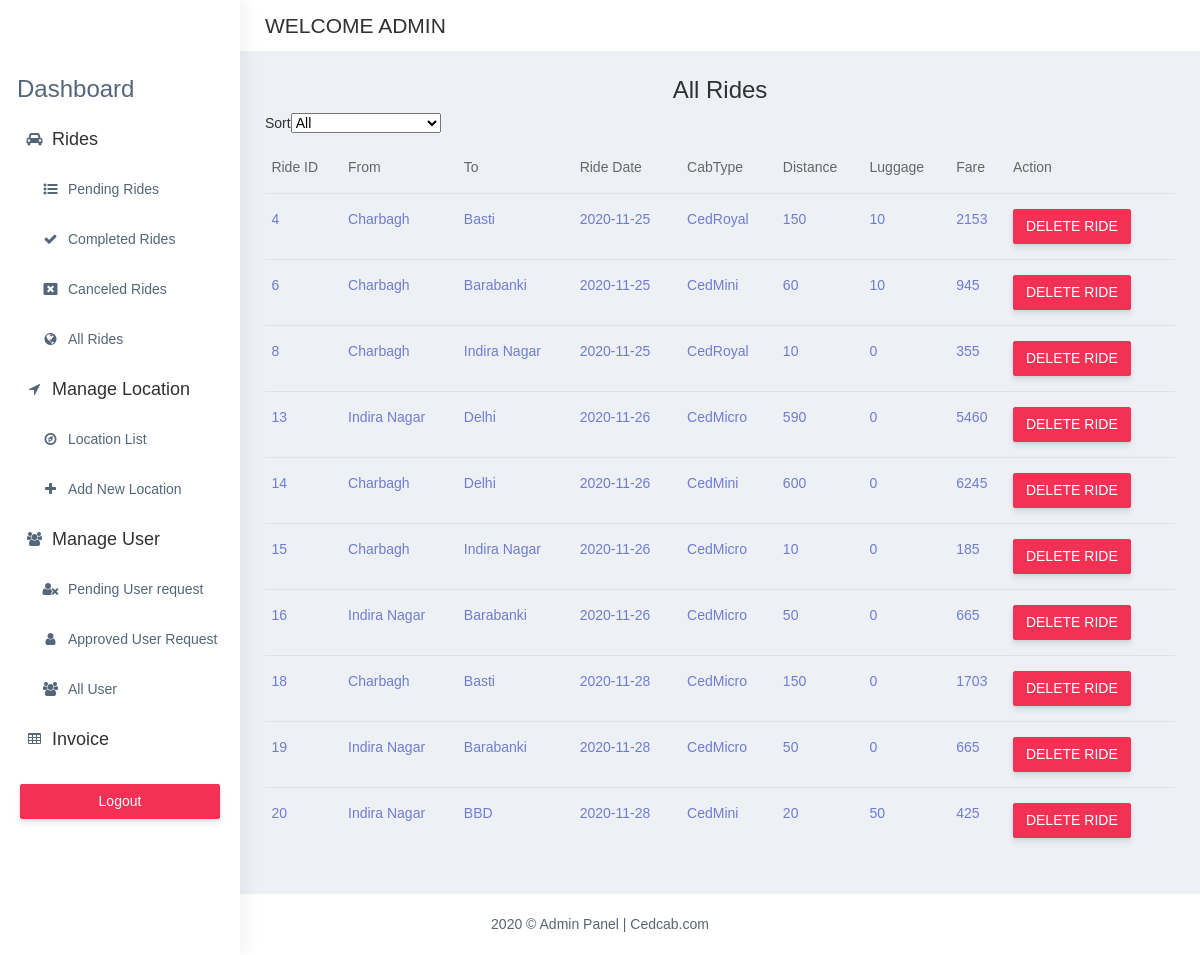
The page /admin/allRides.php (signed in) on the database its author committed.
### tables this page shows
CREATE TABLE `tbl_ride` (
  `ride_id` int(20) NOT NULL,
  `ride_date` date NOT NULL,
  `fromLocation` varchar(50) NOT NULL,
  `toLocation` varchar(50) NOT NULL,
  `cabtype` varchar(50) NOT NULL,
  `total_distance` varchar(50) NOT NULL,
  `luggage` varchar(50) NOT NULL,
  `total_fare` varchar(50) NOT NULL,
  `status` int(20) NOT NULL,
  `customer_user_id` varchar(50) NOT NULL,
  `is_deleted` tinyint(1) NOT NULL
);

### ride.class.php (called while the page is built, shortened)
<?php
class Ride
{
    public $conn;
    public function __construct()
    {
        $this->conn = mysqli_connect(DB_SERVER, DB_USER, DB_PASS, DB_NAME) or die('Connection Error! ' . mysqli_error($this->conn));
    }
        public function allRides(){
            $query=mysqli_query($this->conn,"SELECT *FROM tbl_ride where is_deleted='0'");
            $result=$query->num_rows;
            if($result>0){
               return $query;
            }
        }
}
?>

### admin/allRides.php (the view, shortened to what this page needs)
<?php
include_once '../ride.class.php';
$rideRequest=new Ride();
?>
<?php include_once './sidebar.php'?>
        <div class="container-fluid">
            <h2 class="text-center text-dark">All Rides</h2>
                            <div class="table-responsive">
                                <table class="table no-wrap">
                                <label>Sort</label> <select id="sort" name="sort">
                                        <option value="All_Data">All</option>
                                    </select>
                                    <thead>
                                        <tr>
                                            <th class="border-top-0">Ride ID</th>
                                            <th class="border-top-0">From</th>
                                            <th class="border-top-0">To</th>
                                            <th class="border-top-0">Ride Date</th>
                                            <th class="border-top-0">CabType</th>
                                            <th class="border-top-0">Distance</th>
                                            <th class="border-top-0">Luggage</th>
                                            <th class="border-top-0">Fare</th>
                                            <th class="border-top-0">Action</th>
                                        </tr>
                                    </thead>
                                    <tbody id="tablebody">
                                       <?php
                                       $data=$rideRequest->allRides();
                                       foreach($data as $element) {
                                        $rideID=$element['ride_id'];
                                        $fromLocation=$element['fromLocation'];
                                        $toLocation=$element['toLocation'];
                                        $rideDate=$element['ride_date'];
                                        $cabType=$element['cabtype'];
                                        $distance=$element['total_distance'];
                                        $luggage=$element['luggage'];
                                        $fare=$element['total_fare'];
                                        $html="<tr>";
                                        $html.="<td class='text-purple'>$rideID</td>";
                                        $html.="<td class='text-purple'>$fromLocation</td>";
                                        $html.="<td class='text-purple'>$toLocation</td>";
                                        $html.="<td class='text-purple'>$rideDate</td>";
                                        $html.="<td class='text-purple'>$cabType</td>";
                                        $html.="<td class='text-purple'>$distance</td>";
                                        $html.="<td class='text-purple'>$luggage</td>";
                                        $html.="<td class='text-purple'>$fare</td>";
                                        $html.="<td><a href='allRides.php?del_id=$rideID' class='btn btn-danger'>DELETE RIDE</a></td>";
                                        $html.="</tr>";
                                        echo $html;
                                       }
                                       ?>
                                    </tbody>
                                </table>
                            </div>
                        </div>
                    </div>
                </div>
            <footer class="footer text-center"> 2020 © Admin Panel | Cedcab.com
            </footer>
</body>
</html>

### rows shown on the page
tbl_ride: ride_id "4", fromLocation "Charbagh", toLocation "Basti", ride_date "2020-11-25", cabtype "CedRoyal", total_distance "150", luggage "10", total_fare "2153"
tbl_ride: ride_id "6", fromLocation "Charbagh", toLocation "Barabanki", ride_date "2020-11-25", cabtype "CedMini", total_distance "60", luggage "10", total_fare "945"
tbl_ride: ride_id "8", fromLocation "Charbagh", toLocation "Indira Nagar", ride_date "2020-11-25", cabtype "CedRoyal", total_distance "10", luggage "0", total_fare "355"
tbl_ride: ride_id "13", fromLocation "Indira Nagar", toLocation "Delhi", ride_date "2020-11-26", cabtype "CedMicro", total_distance "590", luggage "0", total_fare "5460"
tbl_ride: ride_id "14", fromLocation "Charbagh", toLocation "Delhi", ride_date "2020-11-26", cabtype "CedMini", total_distance "600", luggage "0", total_fare "6245"
tbl_ride: ride_id "15", fromLocation "Charbagh", toLocation "Indira Nagar", ride_date "2020-11-26", cabtype "CedMicro", total_distance "10", luggage "0", total_fare "185"
tbl_ride: ride_id "16", fromLocation "Indira Nagar", toLocation "Barabanki", ride_date "2020-11-26", cabtype "CedMicro", total_distance "50", luggage "0", total_fare "665"
tbl_ride: ride_id "18", fromLocation "Charbagh", toLocation "Basti", ride_date "2020-11-28", cabtype "CedMicro", total_distance "150", luggage "0", total_fare "1703"
tbl_ride: ride_id "19", fromLocation "Indira Nagar", toLocation "Barabanki", ride_date "2020-11-28", cabtype "CedMicro", total_distance "50", luggage "0", total_fare "665"
tbl_ride: ride_id "20", fromLocation "Indira Nagar", toLocation "BBD", ride_date "2020-11-28", cabtype "CedMini", total_distance "20", luggage "50", total_fare "425"
